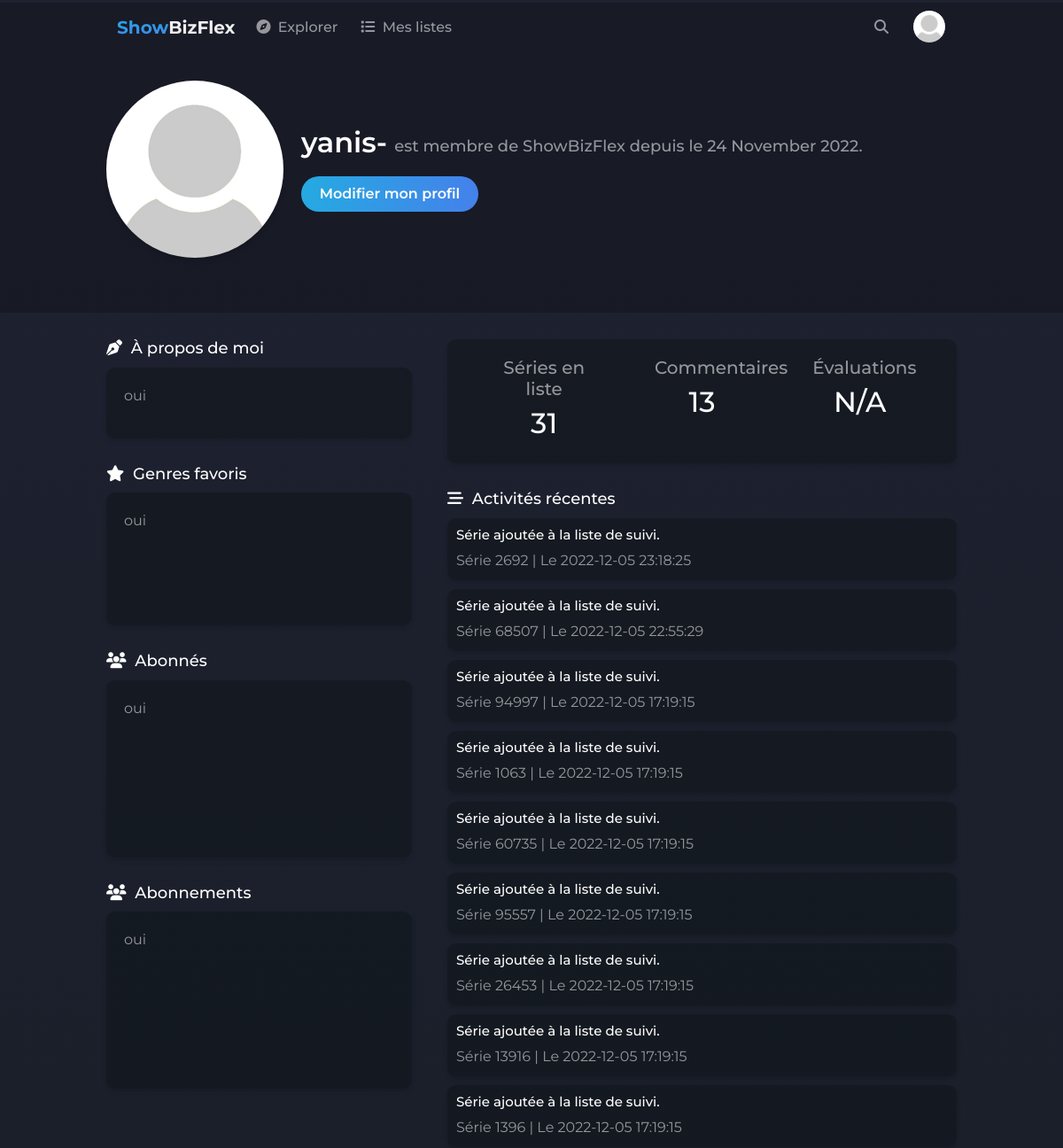
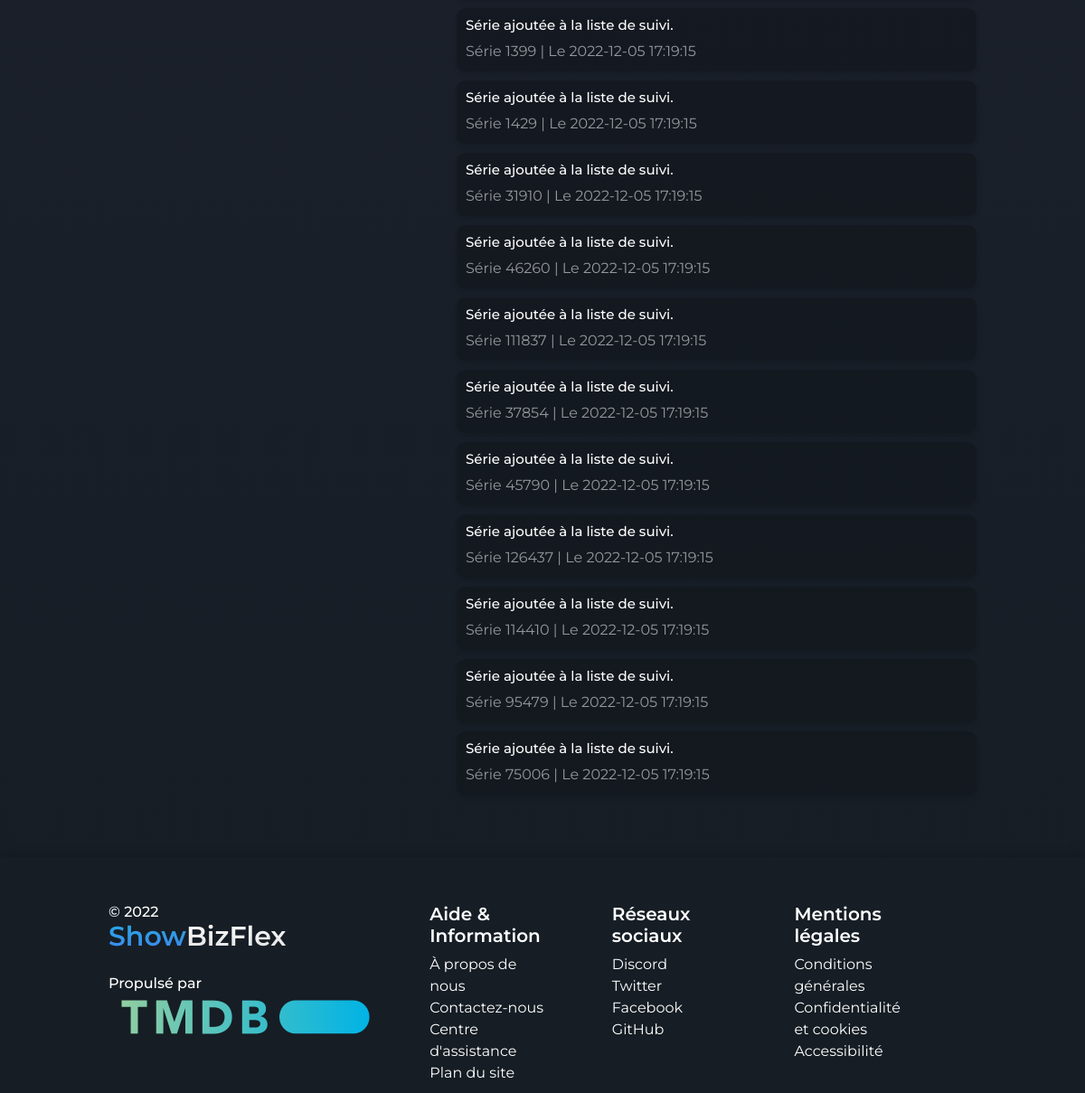
The page /?module=profile&action=view&id=9 (signed in) on the database its author committed (2 pictures, top to bottom).
### tables this page shows
CREATE TABLE `User` (
  `id` bigint(20) UNSIGNED NOT NULL,
  `username` varchar(50) NOT NULL,
  `email` varchar(60) NOT NULL,
  `password` varchar(255) NOT NULL,
  `idRole` bigint(20) UNSIGNED NOT NULL,
  `register_date` datetime NOT NULL DEFAULT CURRENT_TIMESTAMP,
  `show_setup` tinyint(1) NOT NULL,
  `avatar_file` tinytext NOT NULL,
  `banner_file` tinytext NOT NULL,
  `about` text,
  `color` tinytext NOT NULL,
  `forgot_auth` mediumtext,
  `adult` tinyint(1) NOT NULL,
  `private` tinyint(1) NOT NULL
);

CREATE TABLE `FollowedShows` (
  `idUser` bigint(20) UNSIGNED NOT NULL,
  `idShow` bigint(20) UNSIGNED NOT NULL,
  `addDate` datetime NOT NULL DEFAULT CURRENT_TIMESTAMP
);

### Modules/ModProfile/Cont_Profile.php (called while the page is built, shortened)
<?php
require_once('Model_Profile.php');
require_once('View_Profile.php');
class ContProfile
{
    private $view;
    private $model;
    public function __construct()
    {
        $this->view = new ViewProfile();
        $this->model = new ModelProfile();
    }
    public function viewProfile(){
        $this->view->show_profile($this->model->getUserDetails(),
        $this->model->getUserShowInListsCount(),
        $this->model->getUserComments(),
        $this->model->getUserActivity(),
        $this->model->verifcationfollowedsUsers());
    }
    public function exec() {
        $this->view->view();
    }
}

### Controller.php (called while the page is built, shortened)
<?php
class Controller
{
    private $module;
    public function __construct()
    {
        $this->module = isset($_GET['module']) ? $_GET['module'] : "home";
    }
    public function exec()
    {
        switch ($this->module) {
            case 'profile':
                new ModProfile();
            break;
        }
    }
}

### index.php (called while the page is built, shortened)
<?php
include_once("Controller.php");
$controller = new Controller();
$controller->exec();
include_once('Layout.php');

### Modules/ModProfile/Model_Profile.php (the view, shortened to what this page needs)
<?php
class ModelProfile extends PDOConnection {
    public function getUserDetails() {
        $id = htmlspecialchars($_GET['id']);
        try{
            $stmt = parent::$db->prepare("SELECT * FROM User WHERE id = $id");
            $stmt->execute();
            return $stmt->fetchAll();
        } catch (Exception $e) {
            echo 'Erreur survenue : ',  $e->getMessage(), "\n";
        }
    }
    public function getUserActivity() {
        $id = htmlspecialchars($_GET['id']);
        $userActivityString = '';
        try{
            $stmt = parent::$db->prepare("SELECT * FROM FollowedShows WHERE idUser=$id ORDER BY addDate DESC LIMIT 0, 30");
            $stmt->execute();
            $results = $stmt->fetchAll();
        } catch (Exception $e) {
            echo 'Erreur survenue : ',  $e->getMessage(), "\n";
        }
        foreach ($results as $index => $value) {
            $userActivityString .= '<div class="activity-item">
            <h1>Série ajoutée à la liste de suivi.</h1>
            <p>Série <a href="./?module=shows&action=overview&id=' . $value['idShow'] . '">'. $value['idShow'] .'</a> | Le '. $value['addDate'] .'</p>
        </div>';
        }
        return $userActivityString;
    }
}

### Modules/ModProfile/View_Profile.php (shortened to what this page needs)
<?php
class ViewProfile extends GenericView {
    public function show_profile($user, $showsInListCount, $commentsCount, $userActivity, $verificationUserFollowed)
    {
        if (!$user[0]['private'] || $_SESSION['idRole'] == 1 || $user[0]['id'] == $_SESSION['id']) {
            foreach($user as $value){
                $username = $value["username"];
                $about = $value["about"];
                $avatarFile = $value['avatar_file'];
                $bannerFile = $value['banner_file'];
                $registerDatetime = $value['register_date'];
                $registerDate = (new DateTime($registerDatetime))->format('j F Y');
                echo '<div class="profile-box">';
                echo '<div class="header-profile-container">';
                echo '<div class="profileBanner">
                    <div class="banner" style="background: url(\'./Assets/images/banner/' . $bannerFile . '\'); background-size: cover;"></div>
                ';
                echo '<div class="profileAvatarAndInfos">
                        <div class="profileInfos">
                            <img src="./Assets/images/avatar/'. $avatarFile . '" />
                            <div class="usernameAndSubscribeButton">
                            <div class="usernameAndInfos">
                                <h1>'. $username  .'</h1> <span class="memberSince">est membre de ShowBizFlex depuis le '. $registerDate .'.</span>
                            </div>
                            <div class="subscribe-button">';
                if ($_SESSION['login'] == $username) {
                    echo '<a href="./?module=settings"><button class="btngradient btngradient-hover color-9 w-200">Modifier mon profil</button></a>';
                }
                echo '
                            </div>
                            </div>
                        </div>
                    </div>
                    </div>';
                echo '<div class="profile-body">
                    <div class="panel-info-left">
                        <h2 class="panel-subtitle-left"><i class="fa-solid fa-pen-nib"></i> À propos de moi</h2>
                        <div class="user-about">
                            <p>'. $about .'</p>
                        </div>
                        <h2 class="panel-subtitle-left mt-30"><i class="fa-solid fa-star"></i> Genres favoris</h2>
                        <div class="user-favGenres">
                            <p>'. $about .'</p>
                        </div>
                        <h2 class="panel-subtitle-left mt-30"><i class="fa-solid fa-users"></i> Abonnés</h2>
                        <div class="user-followers">
                            <p>'. $about .'</p>
                        </div>
                        <h2 class="panel-subtitle-left mt-30"><i class="fa-solid fa-users"></i> Abonnements</h2>
                        <div class="user-followers">
                            <p>'. $about .'</p>
                        </div>
                    </div>
                    <div class="panel-right">
                        <div class="user-stats-lists">
                            <div class="stats-showsInList">
                                <h3>Séries en liste</h3>
                                <h1>'. $showsInListCount .'</h1>
                            </div>
                            <div class="stats-userComments">
                                <h3>Commentaires</h3>
                                <h1>'. $commentsCount .'</h1>
                            </div>
                            <div class="stats-userRating">
                                <h3>Évaluations</h3>
                                <h1>N/A</h1>
                            </div>
                        </div>
                        <div class="user-activity">
                        <h2 class="panel-subtitle-left mt-30"><i class="fa-solid fa-bars-staggered"></i> Activités récentes</h2>
                        '. $userActivity .'
                        <div>
                    </div>
                </div>';
                echo '</div>';
                echo '</div>';
            }
        } else {
            echo '
            <div style="color: white; text-align:center">
                <h1 style="font-size: 20px;">Désolé, ce profil est privé.</h1>
            </div>';
        }
    }
}

### rows shown on the page
user: banner_file (picture), avatar_file (picture), username "yanis-", register_date "24 November 2022", shows "Modifier mon profil", about "oui"
followedshows: idShow "2692", addDate "2022-12-05 23:18:25"
followedshows: idShow "68507", addDate "2022-12-05 22:55:29"
followedshows: idShow "94997", addDate "2022-12-05 17:19:15"
followedshows: idShow "1063", addDate "2022-12-05 17:19:15"
followedshows: idShow "60735", addDate "2022-12-05 17:19:15"
followedshows: idShow "95557", addDate "2022-12-05 17:19:15"
followedshows: idShow "26453", addDate "2022-12-05 17:19:15"
followedshows: idShow "13916", addDate "2022-12-05 17:19:15"
followedshows: idShow "1396", addDate "2022-12-05 17:19:15"
followedshows: idShow "1399", addDate "2022-12-05 17:19:15"
followedshows: idShow "1429", addDate "2022-12-05 17:19:15"
followedshows: idShow "31910", addDate "2022-12-05 17:19:15"
followedshows: idShow "46260", addDate "2022-12-05 17:19:15"
followedshows: idShow "111837", addDate "2022-12-05 17:19:15"
followedshows: idShow "37854", addDate "2022-12-05 17:19:15"
followedshows: idShow "45790", addDate "2022-12-05 17:19:15"
followedshows: idShow "126437", addDate "2022-12-05 17:19:15"
followedshows: idShow "114410", addDate "2022-12-05 17:19:15"
followedshows: idShow "95479", addDate "2022-12-05 17:19:15"
followedshows: idShow "75006", addDate "2022-12-05 17:19:15"
